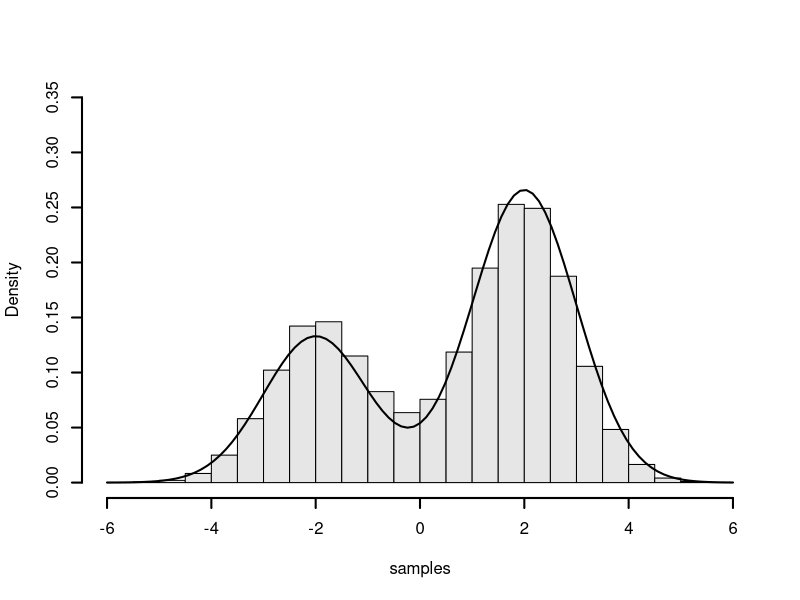

This figure's R source:
# Note: Not the author of this function. Leaving here for my reference.

funct <- function(x) { dnorm(x,-2,1) * 1/3 + dnorm(x,2,1) * 2/3 }

# Desired number of samples:
N = 100000

# Container for sampled data:
samples = c()

# Initial position:
x = 0

# Size of maximum jump:
step = 1

trials = 0

# Sample until enough samples are collected:

while( length(samples) < N )
{
    trials = trials + 1
    
    # Propose a new location:
    xp = x + runif(1,-1,1) * step
    
    # Measure likelihood ratio:
    r = funct(xp)/funct(x)
    
    # Accept if new point has higher probability density:
    if( r >= 1 )
    {
        samples = append(samples, xp)
        x = xp
    }
    # Accept with lower probability if new point has lower probability density:
    else
    {
        s = runif(1,0,1)
        if( s <= r )
        {
            samples=append(samples, xp)
            x = xp
        }
    }
}

cat( "Acceptance Rate =", N/trials )
hist( samples, breaks=30, probability=TRUE, col=gray(.9), lwd=2, main="", ylim=c(0, 0.35))
curve( funct(x), add=T, lwd=2)
